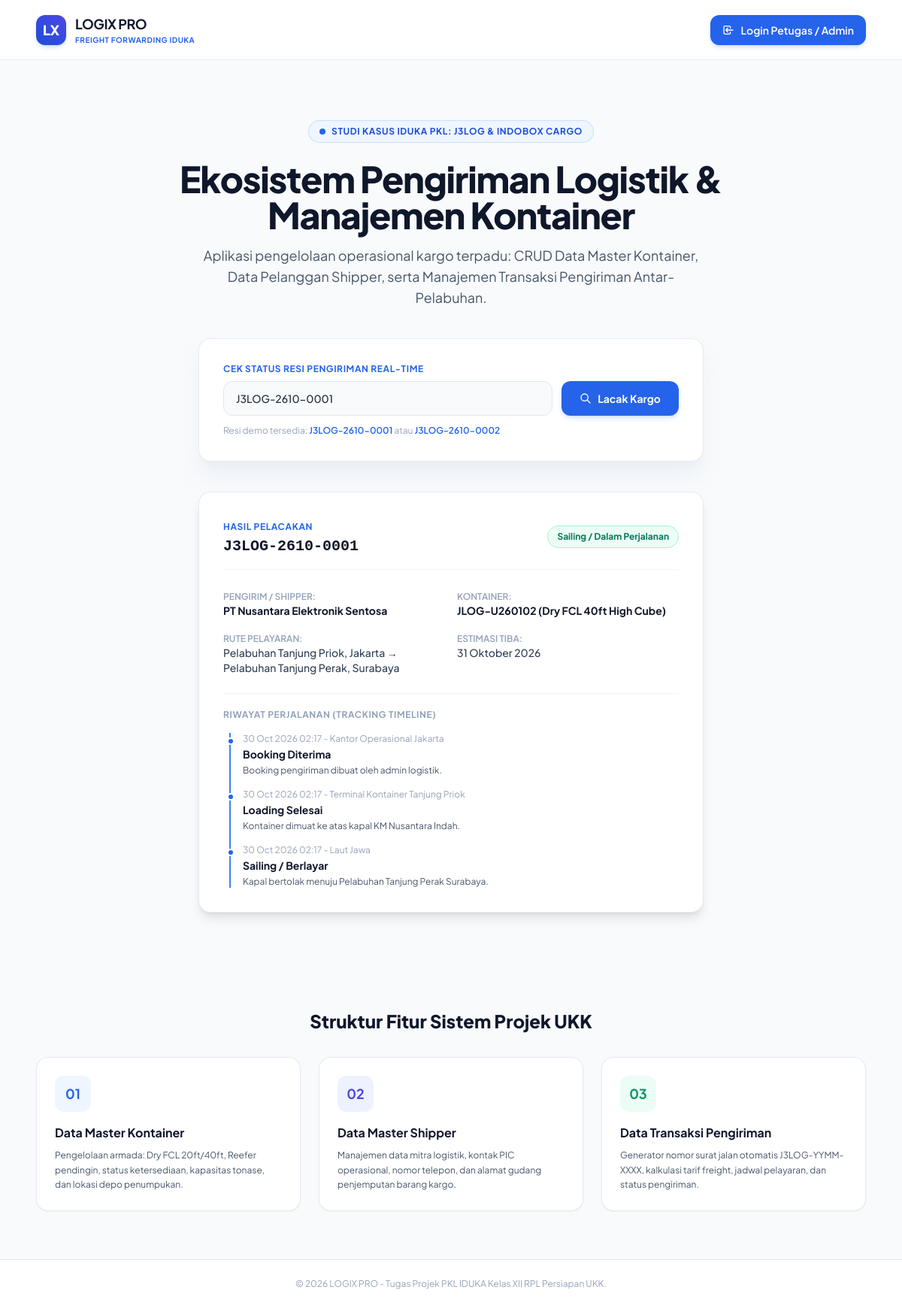
Page /index.php?resi=J3LOG-2610-0001 on the committed database.
### tables this page shows
CREATE TABLE `transaksi_pengiriman` (
  `id` INT AUTO_INCREMENT PRIMARY KEY,
  `no_resi` VARCHAR(50) NOT NULL UNIQUE,
  `id_pelanggan` INT NOT NULL,
  `id_kontainer` INT NOT NULL,
  `pelabuhan_asal` VARCHAR(100) NOT NULL,
  `pelabuhan_tujuan` VARCHAR(100) NOT NULL,
  `jenis_muatan` VARCHAR(150) NOT NULL,
  `berat_muatan_ton` DECIMAL(8,2) NOT NULL,
  `tanggal_booking` DATE NOT NULL,
  `tanggal_muat` DATE NOT NULL,
  `estimasi_tiba` DATE NOT NULL,
  `tarif_freight` DECIMAL(14,2) NOT NULL,
  `biaya_handling` DECIMAL(14,2) NOT NULL,
  `total_biaya` DECIMAL(14,2) NOT NULL,
  `status_pengiriman` ENUM('Draft / Booking', 'Loading Kontainer', 'Sailing / Dalam Perjalanan', 'Tiba di Tujuan', 'Selesai') DEFAULT 'Draft / Booking',
  `catatan` TEXT,
  `created_by` INT DEFAULT 1,
  `created_at` TIMESTAMP DEFAULT CURRENT_TIMESTAMP,
  FOREIGN KEY (`id_pelanggan`) REFERENCES `pelanggan`(`id`) ON DELETE CASCADE,
  FOREIGN KEY (`id_kontainer`) REFERENCES `kontainer`(`id`) ON DELETE CASCADE,
  FOREIGN KEY (`created_by`) REFERENCES `users`(`id`) ON DELETE SET NULL
);

CREATE TABLE `pelanggan` (
  `id` INT AUTO_INCREMENT PRIMARY KEY,
  `kode_pelanggan` VARCHAR(20) NOT NULL UNIQUE,
  `nama_perusahaan` VARCHAR(150) NOT NULL,
  `penanggung_jawab` VARCHAR(100) NOT NULL,
  `no_telp` VARCHAR(25) NOT NULL,
  `email` VARCHAR(100) NOT NULL,
  `alamat` TEXT NOT NULL,
  `created_at` TIMESTAMP DEFAULT CURRENT_TIMESTAMP
);

CREATE TABLE `kontainer` (
  `id` INT AUTO_INCREMENT PRIMARY KEY,
  `nomor_kontainer` VARCHAR(30) NOT NULL UNIQUE,
  `tipe_kontainer` VARCHAR(50) NOT NULL,
  `kapasitas_ton` DECIMAL(8,2) NOT NULL,
  `lokasi_depo` VARCHAR(100) NOT NULL,
  `kondisi` VARCHAR(50) NOT NULL DEFAULT 'Layak Muat',
  `status` ENUM('Tersedia', 'Sedang Digunakan', 'Dalam Perjalanan', 'Perawatan') DEFAULT 'Tersedia',
  `created_at` TIMESTAMP DEFAULT CURRENT_TIMESTAMP
);

CREATE TABLE `riwayat_status` (
  `id` INT AUTO_INCREMENT PRIMARY KEY,
  `id_transaksi` INT NOT NULL,
  `status` VARCHAR(100) NOT NULL,
  `lokasi` VARCHAR(150) NOT NULL,
  `keterangan` TEXT,
  `waktu` TIMESTAMP DEFAULT CURRENT_TIMESTAMP,
  FOREIGN KEY (`id_transaksi`) REFERENCES `transaksi_pengiriman`(`id`) ON DELETE CASCADE
);

### config/auth.php (called while the page is built, shortened)
<?php
require_once __DIR__ . '/database.php';
function isLoggedIn() {
    return isset($_SESSION['user_id']);
}

### config/database.php (called while the page is built, shortened)
<?php
function tanggalIndo($tanggal) {
    $bulan = [
        1 => 'Januari', 'Februari', 'Maret', 'April', 'Mei', 'Juni',
        'Juli', 'Agustus', 'September', 'Oktober', 'November', 'Desember'
    ];
    $pecahkan = explode('-', date('Y-m-d', strtotime($tanggal)));
    return $pecahkan[2] . ' ' . $bulan[(int)$pecahkan[1]] . ' ' . $pecahkan[0];
}

### index.php (the view, shortened to what this page needs)
<?php
require_once __DIR__ . '/config/database.php';
require_once __DIR__ . '/config/auth.php';
$db = getDB();
$trackingResult = null;
$searchedResi = '';
if (!empty($_GET['resi'])) {
    $searchedResi = trim($_GET['resi']);
    $stmt = $db->prepare("
        SELECT t.*, p.nama_perusahaan, k.nomor_kontainer, k.tipe_kontainer
        FROM transaksi_pengiriman t
        JOIN pelanggan p ON t.id_pelanggan = p.id
        JOIN kontainer k ON t.id_kontainer = k.id
        WHERE t.no_resi = ?
    ");
    $stmt->execute([$searchedResi]);
    $trackingResult = $stmt->fetch();
    if ($trackingResult) {
        $stmtHistory = $db->prepare("SELECT * FROM riwayat_status WHERE id_transaksi = ? ORDER BY waktu DESC");
        $stmtHistory->execute([$trackingResult['id']]);
        $trackingResult['history'] = $stmtHistory->fetchAll();
    }
}
?>
<!DOCTYPE html>
<html lang="id">
<head>
    <script src="https://cdn.tailwindcss.com"></script>
</head>
<body class="bg-slate-50 text-slate-800 font-sans antialiased min-h-screen flex flex-col justify-between">
    <nav class="h-20 bg-white/90 backdrop-blur-md border-b border-slate-200/80 sticky top-0 z-50 px-6 md:px-12 flex items-center justify-between">
        <div class="flex items-center gap-3">
            <div class="w-10 h-10 rounded-xl bg-gradient-to-tr from-blue-700 to-indigo-600 flex items-center justify-center text-white font-extrabold text-lg shadow-md shadow-blue-500/20">
                LX
            </div>
            <div>
                <strong class="text-lg font-bold text-slate-900 tracking-tight"><?= APP_NAME ?></strong>
                <div class="text-[10px] text-blue-600 uppercase font-bold tracking-wider">Freight Forwarding IDUKA</div>
            </div>
        </div>
        <div>
            <?php if (isLoggedIn()): ?>
                <a href="dashboard.php" class="inline-flex items-center gap-2 px-4 py-2.5 rounded-xl bg-blue-600 hover:bg-blue-700 text-white font-semibold text-sm shadow-md shadow-blue-500/20 transition-all">
                    <svg class="w-4 h-4" fill="none" stroke="currentColor" viewBox="0 0 24 24"><path stroke-linecap="round" stroke-linejoin="round" stroke-width="2" d="M4 6h16M4 12h16M4 18h16"/></svg>
                    <span>Masuk Dashboard</span>
                </a>
            <?php else: ?>
                <a href="login.php" class="inline-flex items-center gap-2 px-4 py-2.5 rounded-xl bg-blue-600 hover:bg-blue-700 text-white font-semibold text-sm shadow-md shadow-blue-500/20 transition-all">
                    <svg class="w-4 h-4" fill="none" stroke="currentColor" viewBox="0 0 24 24"><path stroke-linecap="round" stroke-linejoin="round" stroke-width="2" d="M11 16l-4-4m0 0l4-4m-4 4h14m-5 4v1a3 3 0 01-3 3H6a3 3 0 01-3-3V7a3 3 0 013-3h7a3 3 0 013 3v1"/></svg>
                    <span>Login Petugas / Admin</span>
                </a>
            <?php endif; ?>
        </div>
    </nav>
    <header class="py-16 md:py-20 px-6 text-center max-w-4xl mx-auto">
        <div class="inline-flex items-center gap-2 px-3.5 py-1.5 rounded-full bg-blue-50 border border-blue-200/80 text-blue-700 text-xs font-bold uppercase tracking-wider mb-6">
            <span class="w-2 h-2 rounded-full bg-blue-600 animate-pulse"></span>
            Studi Kasus IDUKA PKL: J3LOG & Indobox Cargo
        </div>
        <h1 class="text-4xl md:text-5xl font-extrabold text-slate-900 leading-tight mb-4 tracking-tight">
            Ekosistem Pengiriman Logistik &amp; Manajemen Kontainer
        </h1>
        <p class="text-base md:text-lg text-slate-600 leading-relaxed mb-10 max-w-2xl mx-auto">
            Aplikasi pengelolaan operasional kargo terpadu: CRUD Data Master Kontainer, Data Pelanggan Shipper, serta Manajemen Transaksi Pengiriman Antar-Pelabuhan.
        </p>
        <div class="bg-white rounded-2xl border border-slate-200/80 p-6 md:p-8 shadow-xl shadow-slate-200/50 max-w-2xl mx-auto text-left mb-10">
            <div class="text-xs font-bold uppercase tracking-wider text-blue-600 mb-2">
                Cek Status Resi Pengiriman Real-Time
            </div>
            <form action="index.php" method="GET" class="flex flex-col sm:flex-row gap-3">
                <input type="text" name="resi" class="flex-1 bg-slate-50 border border-slate-200 rounded-xl px-4 py-3 text-slate-800 placeholder-slate-400 text-sm focus:outline-none focus:ring-4 focus:ring-blue-100 focus:border-blue-500 font-medium transition-all" placeholder="Contoh: J3LOG-2610-0001" value="<?= htmlspecialchars($searchedResi) ?>" required>
                <button type="submit" class="inline-flex items-center justify-center gap-2 px-6 py-3 rounded-xl bg-blue-600 hover:bg-blue-700 text-white font-bold text-sm shadow-md shadow-blue-500/20 transition-all">
                    <svg class="w-4 h-4" fill="none" stroke="currentColor" viewBox="0 0 24 24"><path stroke-linecap="round" stroke-linejoin="round" stroke-width="2" d="M21 21l-6-6m2-5a7 7 0 11-14 0 7 7 0 0114 0z"/></svg>
                    <span>Lacak Kargo</span>
                </button>
            </form>
            <div class="text-xs text-slate-400 mt-3">
                Resi demo tersedia:
                <a href="index.php?resi=J3LOG-2610-0001" class="text-blue-600 font-semibold hover:underline">J3LOG-2610-0001</a> atau
                <a href="index.php?resi=J3LOG-2610-0002" class="text-blue-600 font-semibold hover:underline">J3LOG-2610-0002</a>
            </div>
        </div>
        <?php if (!empty($searchedResi)): ?>
            <?php if ($trackingResult): ?>
                <div class="bg-white rounded-2xl border border-slate-200/80 shadow-lg p-6 md:p-8 max-w-2xl mx-auto text-left mb-12">
                    <div class="flex items-center justify-between border-b border-slate-100 pb-4 mb-6">
                        <div>
                            <span class="text-xs font-bold text-blue-600 uppercase tracking-wider">Hasil Pelacakan</span>
                            <h3 class="text-xl font-extrabold text-slate-900 font-mono mt-0.5"><?= htmlspecialchars($trackingResult['no_resi']) ?></h3>
                        </div>
                        <span class="inline-flex items-center px-3 py-1.5 rounded-full text-xs font-bold bg-emerald-50 text-emerald-700 border border-emerald-200">
                            <?= htmlspecialchars($trackingResult['status_pengiriman']) ?>
                        </span>
                    </div>
                    <div class="grid grid-cols-1 sm:grid-cols-2 gap-4 text-sm mb-6">
                        <div>
                            <span class="text-xs text-slate-400 uppercase font-semibold">Pengirim / Shipper:</span>
                            <div class="font-bold text-slate-900"><?= htmlspecialchars($trackingResult['nama_perusahaan']) ?></div>
                        </div>
                        <div>
                            <span class="text-xs text-slate-400 uppercase font-semibold">Kontainer:</span>
                            <div class="font-bold text-slate-900"><?= htmlspecialchars($trackingResult['nomor_kontainer']) ?> (<?= htmlspecialchars($trackingResult['tipe_kontainer']) ?>)</div>
                        </div>
                        <div>
                            <span class="text-xs text-slate-400 uppercase font-semibold">Rute Pelayaran:</span>
                            <div class="text-slate-700 font-medium"><?= htmlspecialchars($trackingResult['pelabuhan_asal']) ?> &rarr; <?= htmlspecialchars($trackingResult['pelabuhan_tujuan']) ?></div>
                        </div>
                        <div>
                            <span class="text-xs text-slate-400 uppercase font-semibold">Estimasi Tiba:</span>
                            <div class="text-slate-700 font-medium"><?= tanggalIndo($trackingResult['estimasi_tiba']) ?></div>
                        </div>
                    </div>
                    <div class="border-t border-slate-100 pt-5">
                        <h4 class="text-xs font-bold text-slate-400 uppercase tracking-wider mb-4">Riwayat Perjalanan (Tracking Timeline)</h4>
                        <?php if (!empty($trackingResult['history'])): ?>
                            <ul class="space-y-4 border-l-2 border-blue-500 pl-4 ml-2">
                                <?php foreach ($trackingResult['history'] as $h): ?>
                                    <li class="relative">
                                        <span class="absolute -left-[21px] top-1.5 w-2.5 h-2.5 rounded-full bg-blue-600 border-2 border-white"></span>
                                        <div class="text-xs text-slate-400"><?= date('d M Y H:i', strtotime($h['waktu'])) ?> - <?= htmlspecialchars($h['lokasi']) ?></div>
                                        <strong class="text-sm text-slate-900 font-bold"><?= htmlspecialchars($h['status']) ?></strong>
                                        <div class="text-xs text-slate-600 mt-0.5"><?= htmlspecialchars($h['keterangan']) ?></div>
                                    </li>
                                <?php endforeach; ?>
                            </ul>
                        <?php else: ?>
                            <p class="text-xs text-slate-400">Belum ada riwayat pergerakan kargo.</p>
                        <?php endif; ?>
                    </div>
                </div>
            <?php endif; ?>
        <?php endif; ?>
    </header>
    <section class="max-w-6xl mx-auto px-6 mb-16 w-full">
        <h2 class="text-center text-2xl font-extrabold text-slate-900 mb-8">Struktur Fitur Sistem Projek UKK</h2>
        <div class="grid grid-cols-1 md:grid-cols-3 gap-6">
            <div class="bg-white rounded-2xl p-6 border border-slate-200/80 shadow-sm hover:shadow-md transition-all">
                <div class="w-12 h-12 rounded-xl bg-blue-50 text-blue-600 flex items-center justify-center font-bold text-lg mb-4">01</div>
                <h3 class="text-base font-bold text-slate-900 mb-2">Data Master Kontainer</h3>
                <p class="text-xs text-slate-600 leading-relaxed">Pengelolaan armada: Dry FCL 20ft/40ft, Reefer pendingin, status ketersediaan, kapasitas tonase, dan lokasi depo penumpukan.</p>
            </div>
            <div class="bg-white rounded-2xl p-6 border border-slate-200/80 shadow-sm hover:shadow-md transition-all">
                <div class="w-12 h-12 rounded-xl bg-indigo-50 text-indigo-600 flex items-center justify-center font-bold text-lg mb-4">02</div>
                <h3 class="text-base font-bold text-slate-900 mb-2">Data Master Shipper</h3>
                <p class="text-xs text-slate-600 leading-relaxed">Manajemen data mitra logistik, kontak PIC operasional, nomor telepon, dan alamat gudang penjemputan barang kargo.</p>
            </div>
            <div class="bg-white rounded-2xl p-6 border border-slate-200/80 shadow-sm hover:shadow-md transition-all">
                <div class="w-12 h-12 rounded-xl bg-emerald-50 text-emerald-600 flex items-center justify-center font-bold text-lg mb-4">03</div>
                <h3 class="text-base font-bold text-slate-900 mb-2">Data Transaksi Pengiriman</h3>
                <p class="text-xs text-slate-600 leading-relaxed">Generator nomor surat jalan otomatis J3LOG-YYMM-XXXX, kalkulasi tarif freight, jadwal pelayaran, dan status pengiriman.</p>
            </div>
        </div>
    </section>
    <footer class="text-center py-6 border-t border-slate-200 text-slate-400 text-xs bg-white">
        &copy; <?= date('Y') ?> LOGIX PRO - Tugas Projek PKL IDUKA Kelas XII RPL Persiapan UKK.
    </footer>
</body>
</html>

### rows in the picture
transaksi_pengiriman: no_resi "J3LOG-2610-0001", status_pengiriman "Sailing / Dalam Perjalanan", id_pelanggan.nama_perusahaan "PT Nusantara Elektronik Sentosa", id_kontainer.nomor_kontainer "JLOG-U260102", id_kontainer.tipe_kontainer "Dry FCL 40ft High Cube", pelabuhan_asal "Pelabuhan Tanjung Priok, Jakarta", pelabuhan_tujuan "Pelabuhan Tanjung Perak, Surabaya", estimasi_tiba "31 Oktober 2026"
riwayat_status: waktu "30 Oct 2026 02:17", lokasi "Kantor Operasional Jakarta", status "Booking Diterima", keterangan "Booking pengiriman dibuat oleh admin logistik."
riwayat_status: waktu "30 Oct 2026 02:17", lokasi "Terminal Kontainer Tanjung Priok", status "Loading Selesai", keterangan "Kontainer dimuat ke atas kapal KM Nusantara Indah."
riwayat_status: waktu "30 Oct 2026 02:17", lokasi "Laut Jawa", status "Sailing / Berlayar", keterangan "Kapal bertolak menuju Pelabuhan Tanjung Perak Surabaya."

### other values in the picture
APP_NAME "LOGIX PRO"
